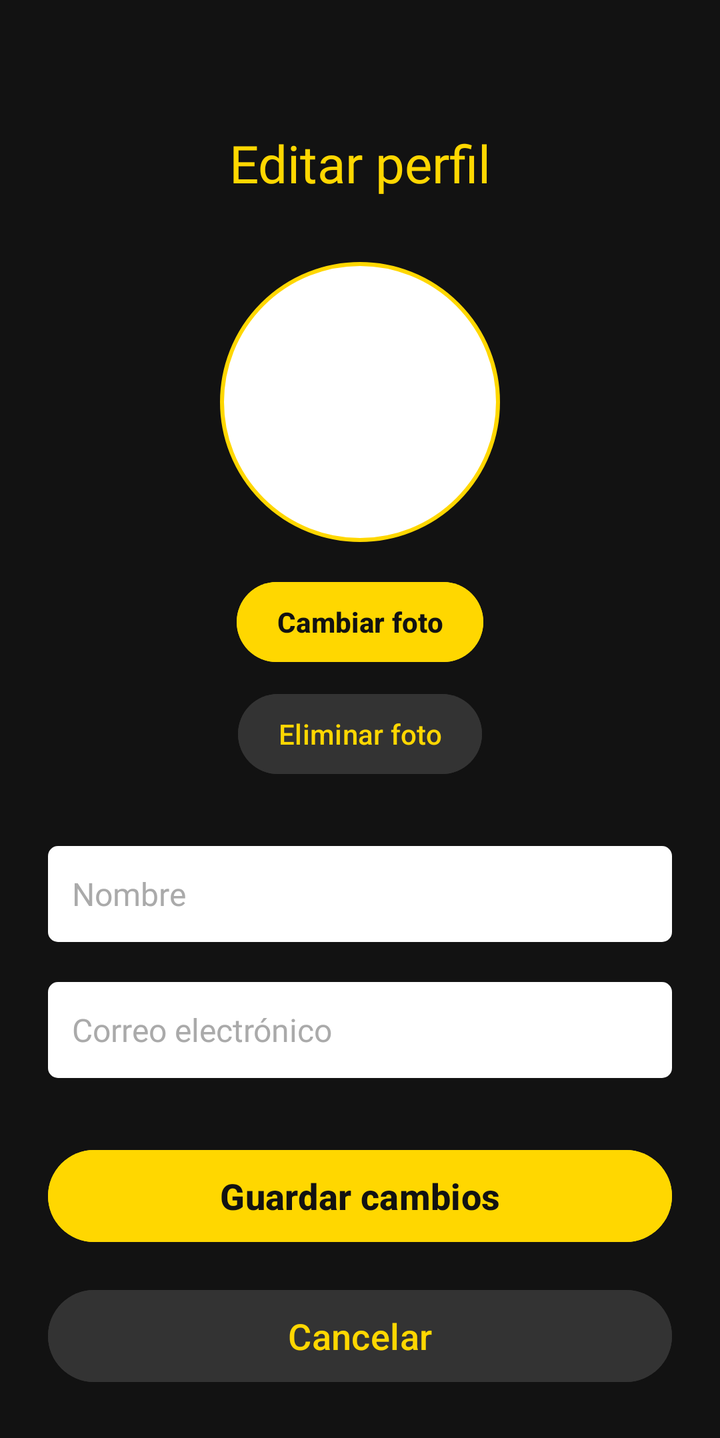
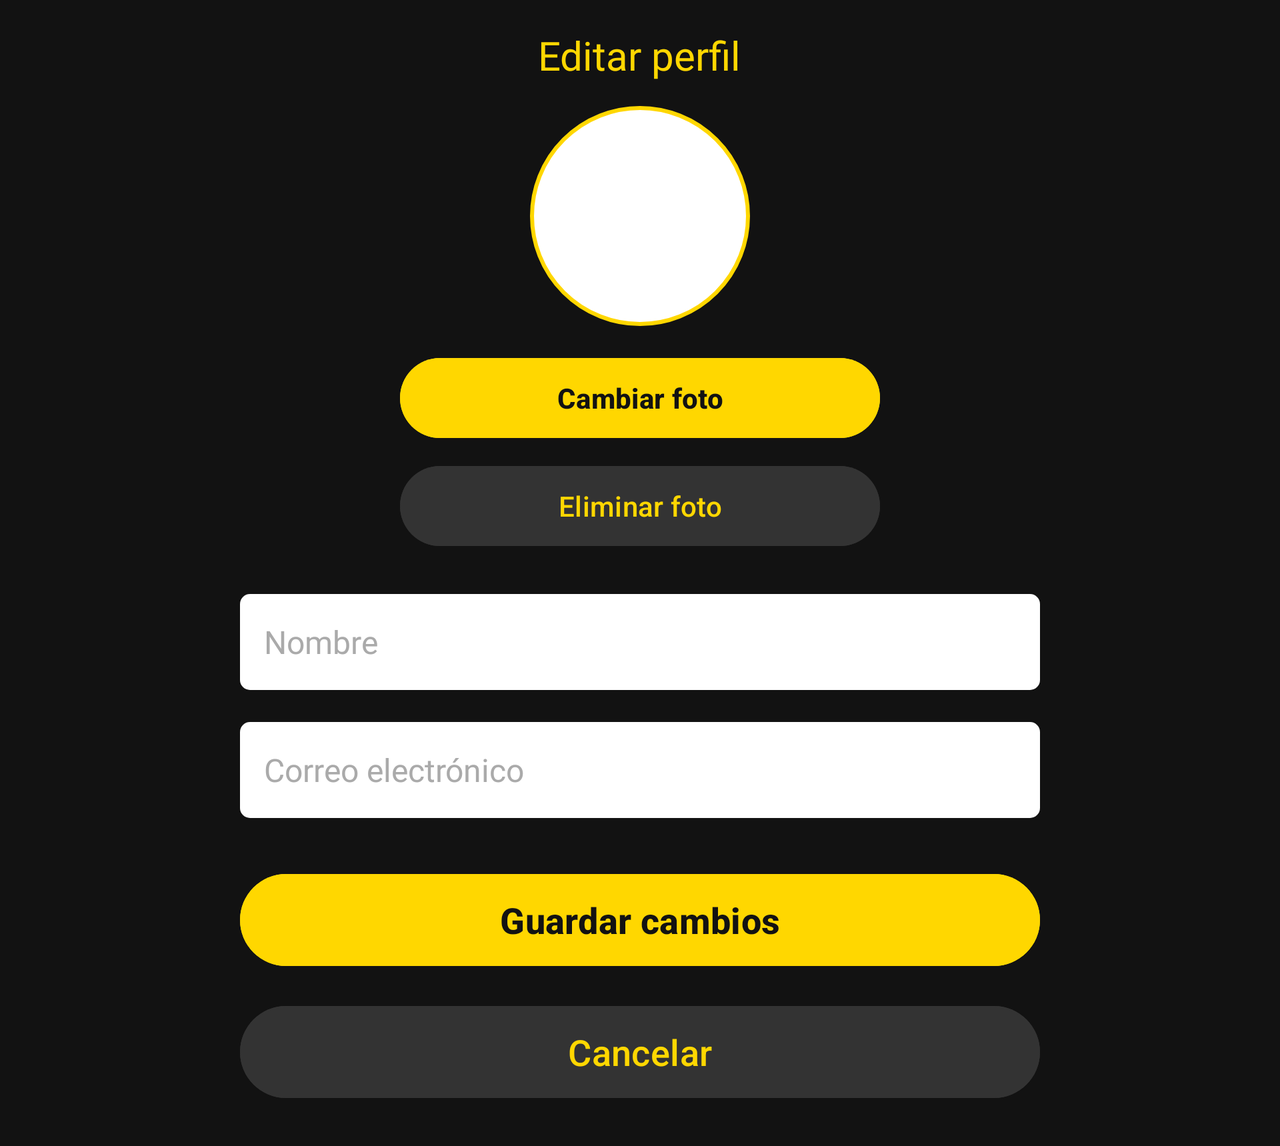

An Android layout and its configuration variant, each rendered on a device that would load it. The default file and the variant file are quoted in full after the pictures.
<!-- AndroidManifest.xml: application theme Theme.AquiHayDetailing -->
<!-- res/layout/editar_perfil.xml -->
<?xml version="1.0" encoding="utf-8"?>
<ScrollView xmlns:android="http://schemas.android.com/apk/res/android"
    xmlns:app="http://schemas.android.com/apk/res-auto"
    android:layout_width="match_parent"
    android:layout_height="match_parent"
    android:background="#121212">


    <androidx.constraintlayout.widget.ConstraintLayout
        android:layout_width="match_parent"
        android:layout_height="wrap_content"
        android:padding="24dp">


        
        <TextView
            android:id="@+id/tituloEditarPerfil"
            android:layout_width="0dp"
            android:layout_height="wrap_content"
            android:text="Editar perfil"
            android:textSize="26sp"
            android:textColor="#FFD700"
            android:fontFamily="@font/michroma"
            android:gravity="center"
            app:layout_constraintTop_toTopOf="parent"
            app:layout_constraintStart_toStartOf="parent"
            app:layout_constraintEnd_toEndOf="parent"
            android:layout_marginTop="40dp"/>


        
        <ImageView
            android:id="@+id/imgPerfil"
            android:layout_width="140dp"
            android:layout_height="140dp"
            android:scaleType="centerCrop"
            android:background="@drawable/circle_background"
            android:padding="4dp"
            app:layout_constraintTop_toBottomOf="@id/tituloEditarPerfil"
            app:layout_constraintStart_toStartOf="parent"
            app:layout_constraintEnd_toEndOf="parent"
            android:layout_marginTop="32dp"/>


        
        <Button
            android:id="@+id/btnCambiarFoto"
            android:layout_width="wrap_content"
            android:layout_height="wrap_content"
            android:text="Cambiar foto"
            android:textColor="#121212"
            android:textStyle="bold"
            android:backgroundTint="#FFD700"
            android:paddingHorizontal="20dp"
            app:layout_constraintTop_toBottomOf="@id/imgPerfil"
            app:layout_constraintStart_toStartOf="parent"
            app:layout_constraintEnd_toEndOf="parent"
            android:layout_marginTop="16dp"/>


        
        <Button
            android:id="@+id/btnEliminarFoto"
            android:layout_width="wrap_content"
            android:layout_height="wrap_content"
            android:text="Eliminar foto"
            android:textColor="#FFD700"
            android:backgroundTint="#333333"
            android:paddingHorizontal="20dp"
            app:layout_constraintTop_toBottomOf="@id/btnCambiarFoto"
            app:layout_constraintStart_toStartOf="parent"
            app:layout_constraintEnd_toEndOf="parent"
            android:layout_marginTop="8dp"/>


        
        <EditText
            android:id="@+id/editNombre"
            android:layout_width="0dp"
            android:layout_height="48dp"
            android:hint="Nombre"
            android:textColor="#000000"
            android:textColorHint="#AAAAAA"
            android:fontFamily="@font/michroma"
            android:background="@drawable/edittext_box"
            android:padding="12dp"
            android:textSize="16sp"
            app:layout_constraintTop_toBottomOf="@id/btnEliminarFoto"
            app:layout_constraintStart_toStartOf="parent"
            app:layout_constraintEnd_toEndOf="parent"
            android:layout_marginTop="32dp"/>


        
        <EditText
            android:id="@+id/editCorreo"
            android:layout_width="0dp"
            android:layout_height="48dp"
            android:hint="Correo electrónico"
            android:enabled="false"
            android:textColor="#000000"
            android:textColorHint="#AAAAAA"
            android:fontFamily="@font/michroma"
            android:background="@drawable/edittext_box"
            android:padding="12dp"
            android:textSize="16sp"
            app:layout_constraintTop_toBottomOf="@id/editNombre"
            app:layout_constraintStart_toStartOf="parent"
            app:layout_constraintEnd_toEndOf="parent"
            android:layout_marginTop="20dp"/>


        
        <Button
            android:id="@+id/btnGuardarCambios"
            android:layout_width="0dp"
            android:layout_height="54dp"
            android:text="Guardar cambios"
            android:textColor="#121212"
            android:textStyle="bold"
            android:textSize="18sp"
            android:backgroundTint="#FFD700"
            android:padding="0dp"
            app:layout_constraintTop_toBottomOf="@id/editCorreo"
            app:layout_constraintStart_toStartOf="parent"
            app:layout_constraintEnd_toEndOf="parent"
            android:layout_marginTop="32dp"/>


        
        <Button
            android:id="@+id/btnCancelar"
            android:layout_width="0dp"
            android:layout_height="54dp"
            android:text="Cancelar"
            android:textColor="#FFD700"
            android:textSize="18sp"
            android:backgroundTint="#333333"
            android:padding="0dp"
            app:layout_constraintTop_toBottomOf="@id/btnGuardarCambios"
            app:layout_constraintStart_toStartOf="parent"
            app:layout_constraintEnd_toEndOf="parent"
            android:layout_marginTop="16dp"
            android:layout_marginBottom="40dp"/>

    </androidx.constraintlayout.widget.ConstraintLayout>
</ScrollView>
<!-- resources referenced by this layout -->
<resources>
  <!-- drawable circle_background (drawable) -->
  <shape xmlns:android="http://schemas.android.com/apk/res/android"
      android:shape="oval">
      <solid android:color="#FFFFFF" />
      <stroke
          android:width="2dp"
          android:color="#FFD700" />
  </shape>
  <!-- drawable edittext_box (drawable) -->
  <shape xmlns:android="http://schemas.android.com/apk/res/android"
      android:shape="rectangle">
  
  
      <solid android:color="#FFFFFF"/>
      <corners android:radius="5dp"/>
      <padding
          android:left="12dp"
          android:top="12dp"
          android:right="12dp"
          android:bottom="12dp"/>
  </shape>
  <style name="Theme.AquiHayDetailing" parent="Base.Theme.AquiHayDetailing" />
  <style name="Base.Theme.AquiHayDetailing" parent="Theme.Material3.DayNight.NoActionBar">
          
          
      </style>
</resources>
<!-- res/layout-land/editar_perfil.xml (the repository's variant of the layout above) -->
<!-- drawn on the phone turned sideways -->
<?xml version="1.0" encoding="utf-8"?>
<ScrollView xmlns:android="http://schemas.android.com/apk/res/android"
    xmlns:app="http://schemas.android.com/apk/res-auto"
    android:layout_width="match_parent"
    android:layout_height="match_parent"
    android:background="#121212"
    android:paddingTop="8dp"
    android:paddingStart="12dp"
    android:paddingEnd="12dp">

    <LinearLayout
        android:layout_width="match_parent"
        android:layout_height="wrap_content"
        android:orientation="vertical"
        android:gravity="center_horizontal">

        
        <TextView
            android:id="@+id/tituloEditarPerfil"
            android:layout_width="wrap_content"
            android:layout_height="wrap_content"
            android:text="Editar perfil"
            android:textSize="20sp"
            android:textColor="#FFD700"
            android:fontFamily="@font/michroma"
            android:layout_marginTop="6dp"
            android:layout_marginBottom="12dp"/>

        
        <ImageView
            android:id="@+id/imgPerfil"
            android:layout_width="110dp"
            android:layout_height="110dp"
            android:scaleType="centerCrop"
            android:background="@drawable/circle_background"
            android:padding="4dp"
            android:layout_marginBottom="12dp"/>

        
        <Button
            android:id="@+id/btnCambiarFoto"
            android:layout_width="240dp"
            android:layout_height="wrap_content"
            android:text="Cambiar foto"
            android:textColor="#121212"
            android:textStyle="bold"
            android:backgroundTint="#FFD700"
            android:paddingHorizontal="20dp"
            android:layout_marginBottom="6dp"/>

        
        <Button
            android:id="@+id/btnEliminarFoto"
            android:layout_width="240dp"
            android:layout_height="wrap_content"
            android:text="Eliminar foto"
            android:textColor="#FFD700"
            android:backgroundTint="#333333"
            android:paddingHorizontal="20dp"
            android:layout_marginBottom="20dp"/>

        
        <EditText
            android:id="@+id/editNombre"
            android:layout_width="400dp"
            android:layout_height="48dp"
            android:hint="Nombre"
            android:textColor="#000000"
            android:textColorHint="#AAAAAA"
            android:fontFamily="@font/michroma"
            android:background="@drawable/edittext_box"
            android:padding="12dp"
            android:textSize="16sp"
            android:layout_marginBottom="16dp"/>

        
        <EditText
            android:id="@+id/editCorreo"
            android:layout_width="400dp"
            android:layout_height="48dp"
            android:hint="Correo electrónico"
            android:enabled="false"
            android:textColor="#000000"
            android:textColorHint="#AAAAAA"
            android:fontFamily="@font/michroma"
            android:background="@drawable/edittext_box"
            android:padding="12dp"
            android:textSize="16sp"
            android:layout_marginBottom="24dp"/>

        
        <Button
            android:id="@+id/btnGuardarCambios"
            android:layout_width="400dp"
            android:layout_height="54dp"
            android:text="Guardar cambios"
            android:textColor="#121212"
            android:textStyle="bold"
            android:textSize="18sp"
            android:backgroundTint="#FFD700"
            android:layout_marginBottom="12dp"/>

        
        <Button
            android:id="@+id/btnCancelar"
            android:layout_width="400dp"
            android:layout_height="54dp"
            android:text="Cancelar"
            android:textColor="#FFD700"
            android:textSize="18sp"
            android:backgroundTint="#333333"
            android:layout_marginBottom="20dp"/>

    </LinearLayout>

</ScrollView>
